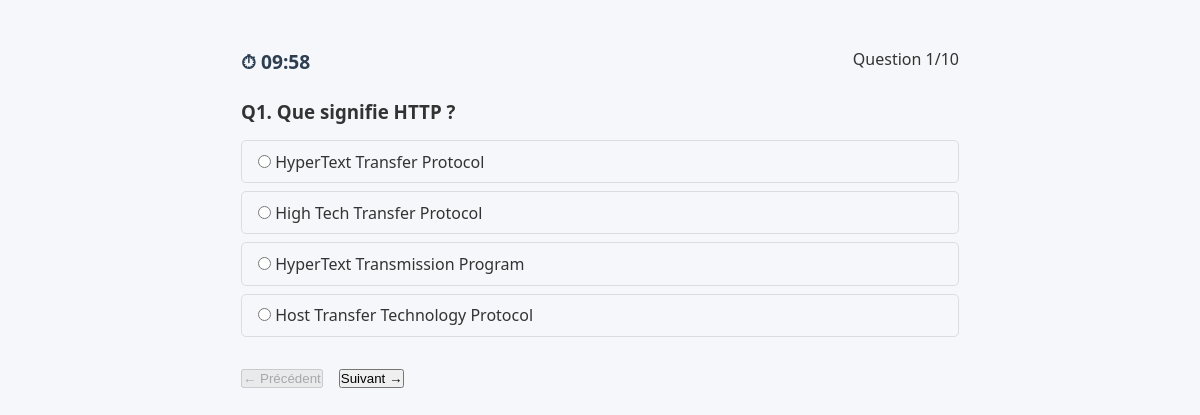
Screenshot of /pages/user/qcm.php (signed in) with the database file from the repository.
### tables this page shows
CREATE TABLE IF NOT EXISTS questions (
    id            INT AUTO_INCREMENT PRIMARY KEY,
    question      TEXT         NOT NULL,
    reponse1      VARCHAR(255) NOT NULL,
    reponse2      VARCHAR(255) NOT NULL,
    reponse3      VARCHAR(255) NOT NULL,
    reponse4      VARCHAR(255) NOT NULL,
    bonne_reponse INT          NOT NULL CHECK (bonne_reponse BETWEEN 1 AND 4),
    categorie     VARCHAR(100) DEFAULT 'Général'
);

### includes/functions.php (called while the page is built, shortened)
<?php
require_once __DIR__ . '/db.php';
function getQuestionsAleatoires(): array {
    global $pdo;
    $stmt = $pdo->query("SELECT * FROM questions ORDER BY RAND() LIMIT 10");
    return $stmt->fetchAll();
}
?>

### pages/user/qcm.php (the view, shortened to what this page needs)
<?php
require_once '../../includes/functions.php';
if (!isset($_SESSION['qcm_questions'])) {
    $_SESSION['qcm_questions']  = getQuestionsAleatoires();
}
$questions = $_SESSION['qcm_questions'];
?>
<!DOCTYPE html>
<html lang="fr">
<head>
    <link rel="stylesheet" href="../../public/css/style.css">
</head>
<body>
<div id="qcm-container">
    <div id="header-qcm">
        <span id="timer">⏱ 10:00</span>
        <span>Question <span id="question-actuelle">1</span>/10</span>
    </div>
    <form id="qcm-form" method="POST" action="resultats.php">
        <?php foreach ($questions as $i => $q): ?>
        <div class="question <?= $i === 0 ? 'active' : '' ?>" id="q<?= $i ?>">
            <h3>Q<?= $i + 1 ?>. <?= htmlspecialchars($q['question']) ?></h3>
            <?php for ($r = 1; $r <= 4; $r++): ?>
            <label>
                <input type="radio" name="reponse[<?= $q['id'] ?>]" value="<?= $r ?>" required>
                <?= htmlspecialchars($q['reponse' . $r]) ?>
            </label>
            <?php endfor; ?>
        </div>
        <?php endforeach; ?>
        <div class="navigation">
            <button type="button" id="btn-precedent" onclick="changerQuestion(-1)" disabled>← Précédent</button>
            <button type="button" id="btn-suivant"   onclick="changerQuestion(1)">Suivant →</button>
        </div>
    </form>
</div>
</body>
</html>

### public/css/style.css (style rules this page uses)
* { box-sizing: border-box; margin: 0; padding: 0; }
body { font-family: 'Segoe UI', sans-serif; background: #f5f7fa; color: #333; }
#qcm-container { max-width: 750px; margin: 2rem auto; padding: 1rem; }
#header-qcm { display: flex; justify-content: space-between; margin-bottom: 1.5rem; }
#timer { font-weight: bold; font-size: 1.2rem; color: #2c3e50; }
.question { display: none; }
.question.active { display: block; }
.question h3 { margin-bottom: 1rem; }
.question label { display: block; padding: .6rem 1rem; margin-bottom: .5rem; border: 1px solid #ddd; border-radius: 5px; cursor: pointer; }
.navigation { display: flex; gap: 1rem; margin-top: 2rem; }

### rows the page displays
questions: question "Que signifie HTTP ?", reponse1 "HyperText Transfer Protocol", reponse2 "High Tech Transfer Protocol", reponse3 "HyperText Transmission Program", reponse4 "Host Transfer Technology Protocol"
